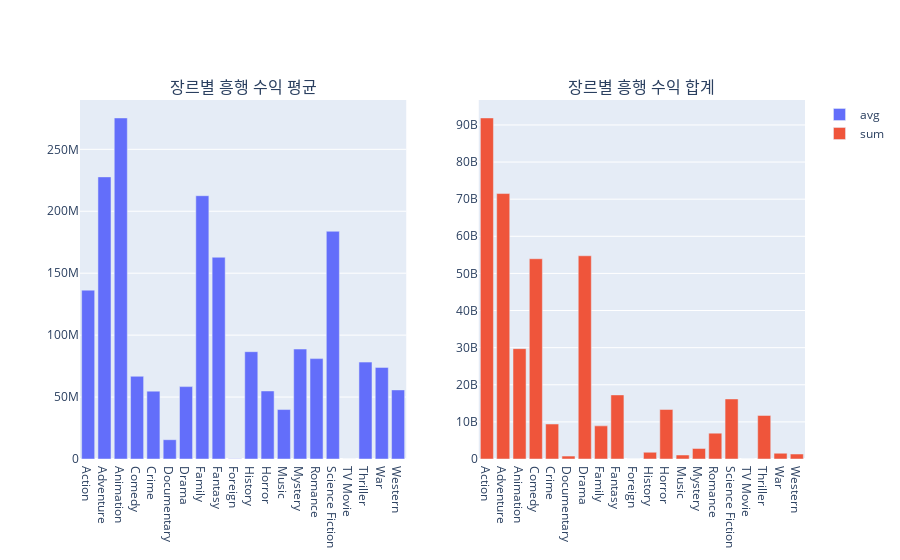

Notebook code for this chart:
### Code cell
from plotly.subplots import make_subplots
import plotly.graph_objects as go

fig = make_subplots(rows=1, cols=2, subplot_titles=['장르별 흥행 수익 평균', '장르별 흥행 수익 합계'])
fig.add_trace(go.Bar(x=genre_avg_revenue['main_genre'], y=genre_avg_revenue['revenue'], name='avg'), row=1, col=1)
fig.add_trace(go.Bar(x=genre_sum_revenue['main_genre'], y=genre_sum_revenue['revenue'], name='sum'), row=1, col=2)
fig.show()

### Figure 1 — Plotly figure (JSON) as saved in the notebook; plotly's stock layout.template omitted (floating-point values rounded to 4 significant figures)
{"data": [{"name": "avg", "type": "bar", "x": ["Action", "Adventure", "Animation", "Comedy", "Crime", "Documentary", "Drama", "Family", "Fantasy", "Foreign", "History", "Horror", "Music", "Mystery", "Romance", "Science Fiction", "TV Movie", "Thriller", "War", "Western"], "xaxis": "x", "y": [136300000.0, 227800000.0, 275300000.0, 66780000.0, 54790000.0, 15580000.0, 58430000.0, 212600000.0, 162900000.0, 111300, 86638115, 54920000.0, 39920000.0, 88780000.0, 81040000.0, 183800000.0, 0, 78220000.0, 73960000.0, 55770000.0], "yaxis": "y"}, {"name": "sum", "type": "bar", "x": ["Action", "Adventure", "Animation", "Comedy", "Crime", "Documentary", "Drama", "Family", "Fantasy", "Foreign", "History", "Horror", "Music", "Mystery", "Romance", "Science Fiction", "TV Movie", "Thriller", "War", "Western"], "xaxis": "x2", "y": [91883487959, 71515822443, 29736070127, 53955533023, 9424132125, 778935867, 54752658561, 8927422804, 17264430290, 111300, 1819400415, 13345294980, 1077920088, 2840827253, 6969564765, 16178146175, 0, 11733708136, 1553209440, 1338398963], "yaxis": "y2"}], "layout": {"annotations": [{"font": {"size": 16}, "showarrow": false, "text": "장르별 흥행 수익 평균", "x": 0.225, "xanchor": "center", "xref": "paper", "y": 1, "yanchor": "bottom", "yref": "paper"}, {"font": {"size": 16}, "showarrow": false, "text": "장르별 흥행 수익 합계", "x": 0.775, "xanchor": "center", "xref": "paper", "y": 1, "yanchor": "bottom", "yref": "paper"}], "xaxis": {"anchor": "y", "domain": [0, 0.45]}, "xaxis2": {"anchor": "y2", "domain": [0.55, 1]}, "yaxis": {"anchor": "x", "domain": [0, 1]}, "yaxis2": {"anchor": "x2", "domain": [0, 1]}}}
